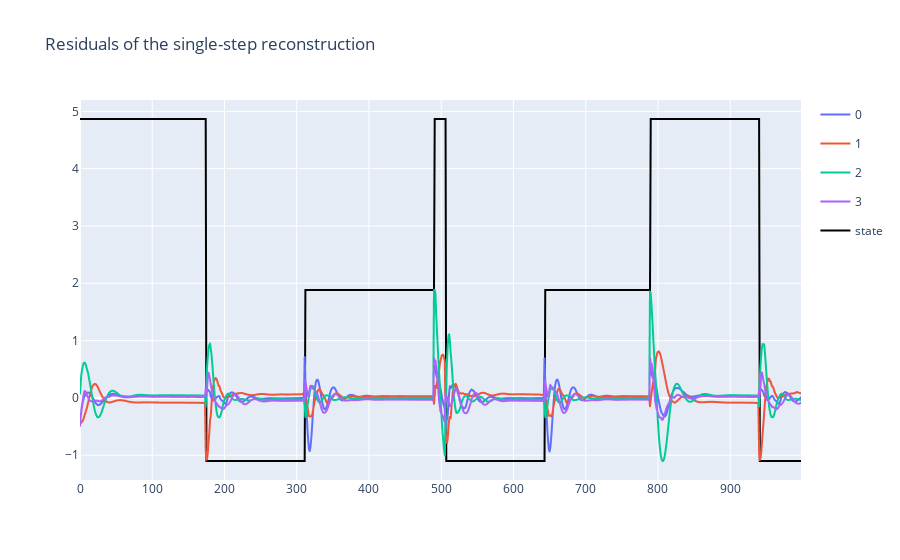
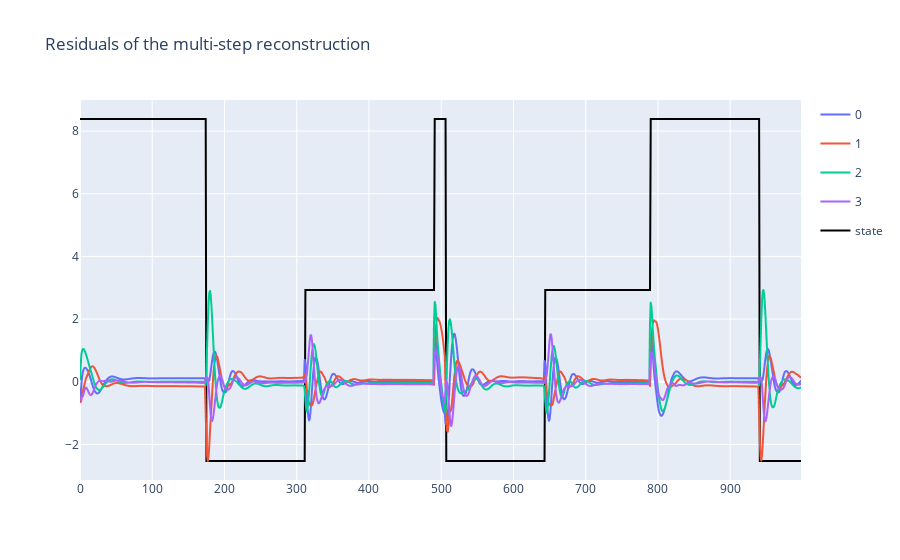

Write notebook code for charts like these, in order.
### Code cell
# plot the residuals
residuals1 = X2.T - torch.stack(X2_hat).squeeze()

util.plotting(residuals1, title='Residuals of the single-step reconstruction', plot_states=True, states=states)

# plot the residuals of multi-step
residuals2 = X2.T - torch.stack(X2_hat_multi[1:]).squeeze()

util.plotting(residuals2, title='Residuals of the multi-step reconstruction', plot_states=True, states=states);

### Figure 1 — Plotly figure (JSON) as saved in the notebook; plotly's stock layout.template omitted (floating-point values rounded to 4 significant figures; data arrays with more than 128 entries replaced by an {"elided": "..."} marker saying what was removed)
{"data": [{"hovertemplate": "variable=0<br>index=%{x}<br>value=%{y}<extra></extra>", "legendgroup": "0", "line": {"color": "#636efa", "dash": "solid"}, "marker": {"symbol": "circle"}, "mode": "lines", "name": "0", "showlegend": true, "type": "scattergl", "x": {"elided": "999 int values"}, "xaxis": "x", "y": {"elided": "999 float values"}, "yaxis": "y"}, {"hovertemplate": "variable=1<br>index=%{x}<br>value=%{y}<extra></extra>", "legendgroup": "1", "line": {"color": "#EF553B", "dash": "solid"}, "marker": {"symbol": "circle"}, "mode": "lines", "name": "1", "showlegend": true, "type": "scattergl", "x": {"elided": "999 int values"}, "xaxis": "x", "y": {"elided": "999 float values"}, "yaxis": "y"}, {"hovertemplate": "variable=2<br>index=%{x}<br>value=%{y}<extra></extra>", "legendgroup": "2", "line": {"color": "#00cc96", "dash": "solid"}, "marker": {"symbol": "circle"}, "mode": "lines", "name": "2", "showlegend": true, "type": "scattergl", "x": {"elided": "999 int values"}, "xaxis": "x", "y": {"elided": "999 float values"}, "yaxis": "y"}, {"hovertemplate": "variable=3<br>index=%{x}<br>value=%{y}<extra></extra>", "legendgroup": "3", "line": {"color": "#ab63fa", "dash": "solid"}, "marker": {"symbol": "circle"}, "mode": "lines", "name": "3", "showlegend": true, "type": "scattergl", "x": {"elided": "999 int values"}, "xaxis": "x", "y": {"elided": "999 float values"}, "yaxis": "y"}, {"line": {"color": "black", "width": 2}, "mode": "lines", "name": "state", "type": "scatter", "x": {"elided": "999 int values"}, "y": {"elided": "1000 float values"}}], "layout": {"title": {"text": "Residuals of the single-step reconstruction"}}}

### Figure 2 — Plotly figure (JSON) as saved in the notebook; plotly's stock layout.template omitted (floating-point values rounded to 4 significant figures; data arrays with more than 128 entries replaced by an {"elided": "..."} marker saying what was removed)
{"data": [{"hovertemplate": "variable=0<br>index=%{x}<br>value=%{y}<extra></extra>", "legendgroup": "0", "line": {"color": "#636efa", "dash": "solid"}, "marker": {"symbol": "circle"}, "mode": "lines", "name": "0", "showlegend": true, "type": "scattergl", "x": {"elided": "999 int values"}, "xaxis": "x", "y": {"elided": "999 float values"}, "yaxis": "y"}, {"hovertemplate": "variable=1<br>index=%{x}<br>value=%{y}<extra></extra>", "legendgroup": "1", "line": {"color": "#EF553B", "dash": "solid"}, "marker": {"symbol": "circle"}, "mode": "lines", "name": "1", "showlegend": true, "type": "scattergl", "x": {"elided": "999 int values"}, "xaxis": "x", "y": {"elided": "999 float values"}, "yaxis": "y"}, {"hovertemplate": "variable=2<br>index=%{x}<br>value=%{y}<extra></extra>", "legendgroup": "2", "line": {"color": "#00cc96", "dash": "solid"}, "marker": {"symbol": "circle"}, "mode": "lines", "name": "2", "showlegend": true, "type": "scattergl", "x": {"elided": "999 int values"}, "xaxis": "x", "y": {"elided": "999 float values"}, "yaxis": "y"}, {"hovertemplate": "variable=3<br>index=%{x}<br>value=%{y}<extra></extra>", "legendgroup": "3", "line": {"color": "#ab63fa", "dash": "solid"}, "marker": {"symbol": "circle"}, "mode": "lines", "name": "3", "showlegend": true, "type": "scattergl", "x": {"elided": "999 int values"}, "xaxis": "x", "y": {"elided": "999 float values"}, "yaxis": "y"}, {"line": {"color": "black", "width": 2}, "mode": "lines", "name": "state", "type": "scatter", "x": {"elided": "999 int values"}, "y": {"elided": "1000 float values"}}], "layout": {"title": {"text": "Residuals of the multi-step reconstruction"}}}
